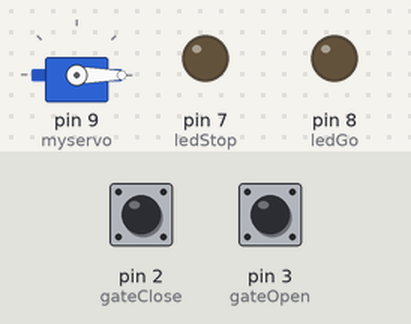
Recording of a sketch running on a simulated Arduino Uno, built with avr-gcc and run on an emulated ATmega328P. Parts: servo, output pins drawn as LEDs (lit = HIGH). Inputs (shaded band) come from the test bench; at power-on: pin 2 (gateClose) HIGH, pin 3 (gateOpen) HIGH.

Above: at 1.2 s.
1.3 s: pin 2 (gateClose) pulled LOW for 0.15 s
At 1.45 s:
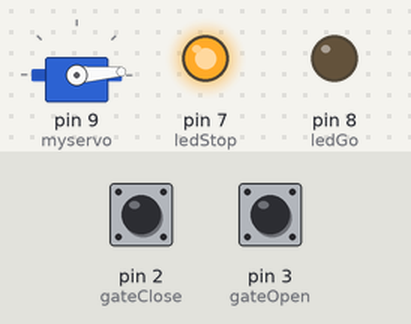
4.3 s: pin 3 (gateOpen) pulled LOW for 3.2 s
At 4.63 s:
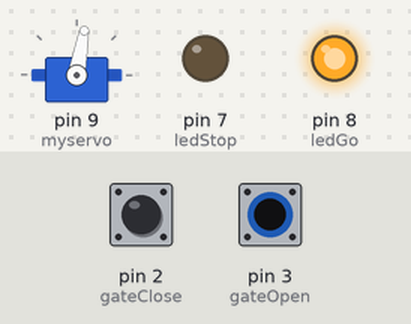
9.0 s: pin 3 (gateOpen) pulled LOW for 1 s
At 9.3 s:
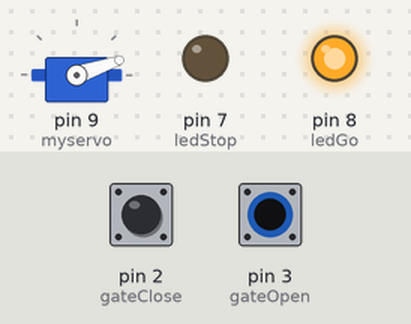
12.0 s: pin 2 (gateClose) pulled LOW for 1 s
At 13.77 s:
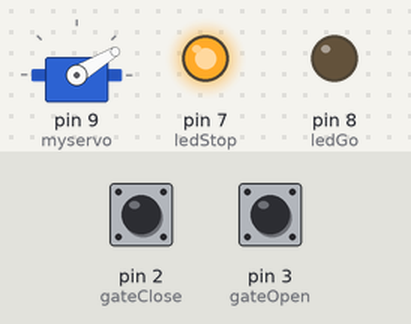
15.1 s: pin 2 (gateClose) pulled LOW for 3.2 s
At 19.6 s:
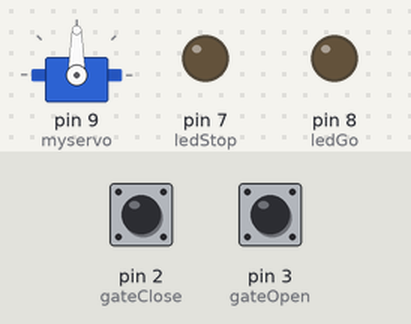
Timing chart, 0 to 20.8 s (numbered marks = the images above; inputs shaded):
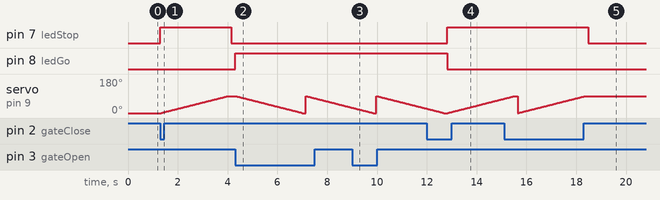

Measured:
- after the input at 1.3 s, pin 7 (ledStop): LOW → HIGH at once, → LOW 2.8 s later; servo on pin 9 (myservo): moves from 0° to 90° over 2.7 s, starting at once
- after the input at 4.3 s, pin 8 (ledGo): LOW → HIGH at once
- after the input at 9.0 s, pin 8 (ledGo): stays HIGH (without the input it goes to LOW after 0.97 s)
- after the input at 12.0 s, pin 7 (ledStop): LOW → HIGH after 0.81 s
- after the input at 15.1 s, pin 7 (ledStop): HIGH → LOW after 3.4 s instead of 0.55 s

The sketch:

Rail_Crossing_Arm.ino
```cpp
#include <Servo.h>
#define ledStop 7
#define ledGo 8
#define gateClose 2
#define gateOpen 3
Servo myservo;


void setup() {
  myservo.attach(9);
  pinMode(gateClose, INPUT_PULLUP);
  pinMode(gateOpen, INPUT_PULLUP);
  pinMode(ledStop, OUTPUT);
  pinMode(ledGo, OUTPUT);
  myservo.write(0);
}

void loop() {
  if(digitalRead(gateClose) == LOW) {
    digitalWrite(ledStop, HIGH);
    for(int i = 0; i <= 90; i++) {
      myservo.write(i);
      delay(30);
    }
    delay(100);
    digitalWrite(ledStop, LOW);
  }
  else if(digitalRead(gateOpen) == LOW) {
    digitalWrite(ledGo, HIGH);
    for(int i = 90; i >= 0; i--) {
      myservo.write(i);
      delay(30);
    }
    delay(100);
    digitalWrite(ledGo, LOW);
  }
}
```
